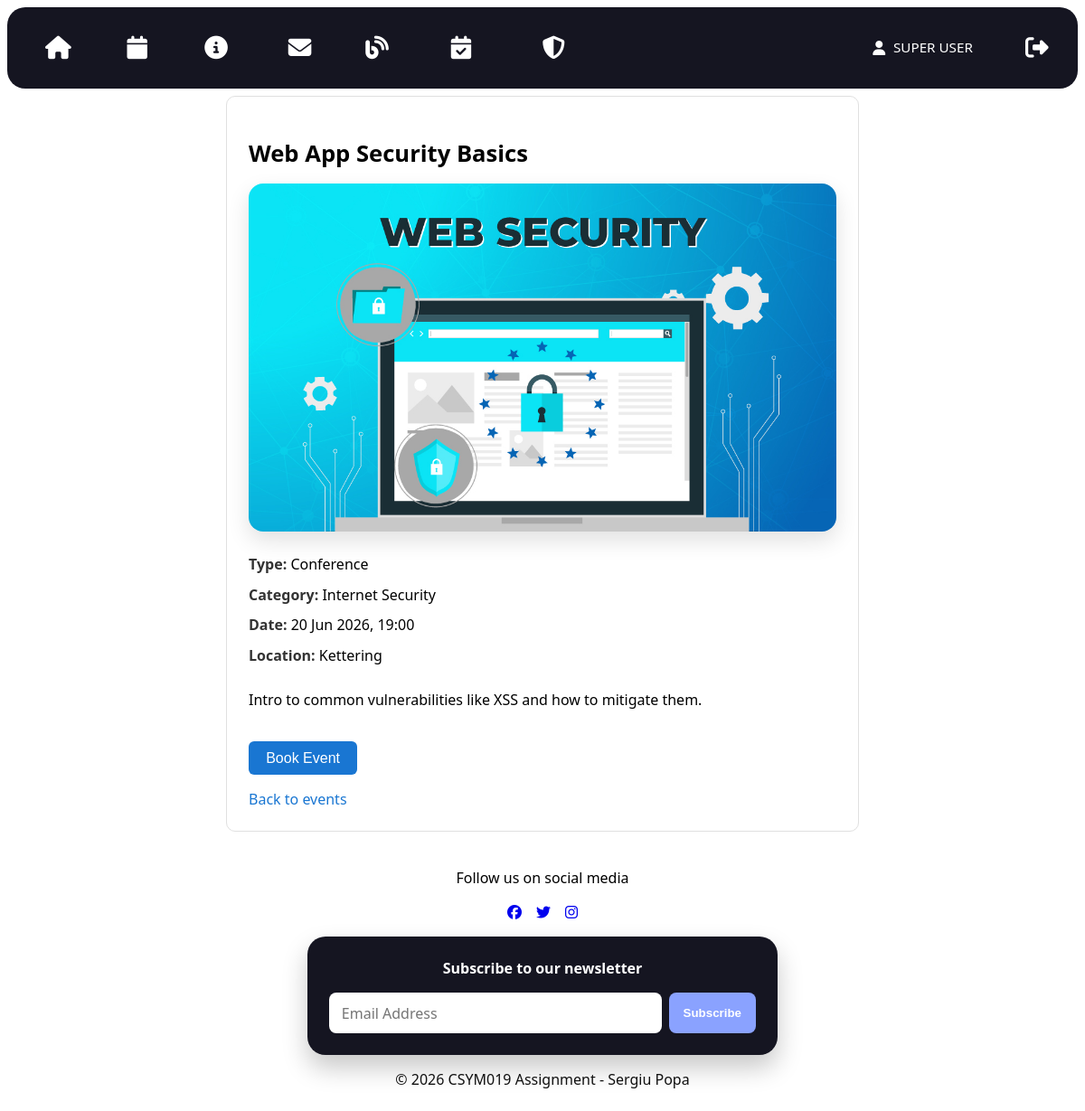
/events/show/3 (signed in), run on the app's committed database.
### tables this page shows
CREATE TABLE IF NOT EXISTS events (
  eventid INT AUTO_INCREMENT PRIMARY KEY,
  category VARCHAR(255) NOT NULL,
  event_type VARCHAR(50) NOT NULL,
  title VARCHAR(255) NOT NULL,
  description TEXT NOT NULL,
  event_date DATETIME NOT NULL,
  location VARCHAR(255) NOT NULL,
  image_path VARCHAR(255) DEFAULT NULL,
  created_at TIMESTAMP DEFAULT CURRENT_TIMESTAMP
);

### src/framework/Application.php (called while the page is built, shortened)
<?php
class Application
{
    private Router $router;
    public function __construct(Router $router)
    {
        $this->router = $router;
    }
    public function run(): void
    {
        $path = parse_url($_SERVER['REQUEST_URI'], PHP_URL_PATH);
        $route = trim($path ?? '', '/');
        $parts = explode('/', $route);
        $controllerName = $parts[0] ?? 'home';
        $action = $parts[1] ?? 'index';
        $params = array_slice($parts, 2);
        $controller = $this->router->getController($controllerName);
        $page = $controller->$action(...$params);
        $variables = $page['variables'] ?? [];
        $content = $this->render(
            __DIR__ . '/../pages/' . $page['template'],
            $variables
        );
        require __DIR__ . '/../pages/layout.html.php';
    }
    private function render(string $file, array $variables = []): string
    {
        extract($variables);
        require $file;
        return ob_get_clean();
    }
}

### src/index.php (called while the page is built, shortened)
<?php
require_once __DIR__ . '/vendor/autoload.php';
require_once __DIR__ . '/autoload.php';
$router = new framework\Router();
$app = new framework\Application($router);
$app->run();

### src/controllers/EventController.php (called while the page is built, shortened)
<?php
class EventController
{
    private EventTable $events;
    private BookingTable $bookings;
    public function __construct()
    {
        $this->events = new EventTable();
        $this->bookings = new BookingTable();
    }
    public function show(int $id): array
    {
        $event = $this->events->findById($id);
        $alreadyBooked = false;
        if (isset($_SESSION['user'])) {
            $alreadyBooked = $this->bookings->exists(
                $_SESSION['user']['userid'],
                $id
            );
        }
        return [
            'title' => $event->title,
            'template' => 'event.html.php',
            'styles' => ['event.css'],
            'scripts' => ['booking.js'],
            'variables' => [
                'event' => $event,
                'alreadyBooked' => $alreadyBooked
            ]
        ];
    }
}

### src/autoload.php (called while the page is built, shortened)
<?php
spl_autoload_register(function (string $class) {
    $baseDir = __DIR__ . '/';
    $file = $baseDir . str_replace('\\', '/', $class) . '.php';
});

### src/framework/Database.php (called while the page is built, shortened)
<?php
class Database
{
    private static ?PDO $connection = null;
    public static function getConnection(): PDO
    {
        if (self::$connection === null) {
            $host = 'db';
            $db   = 'csym019_db';
            $user = 'csym019_user';
            $pass = 'csym019_pass';
            try {
                self::$connection = new PDO(
                    "mysql:host=$host;dbname=$db;charset=utf8mb4",
                    $user,
                    $pass
                );
                self::$connection->setAttribute(
                    PDO::ATTR_ERRMODE,
                    PDO::ERRMODE_EXCEPTION
                );
                self::$connection->setAttribute(
                    PDO::ATTR_DEFAULT_FETCH_MODE,
                    PDO::FETCH_ASSOC
                );
            } catch (PDOException $e) {
                die('Database connection failed: ' . $e->getMessage());
            }
        }
        return self::$connection;
    }
}

### src/models/EventTable.php (called while the page is built, shortened)
<?php
class EventTable
{
    private DatabaseHelper $table;
    public function __construct()
    {
        $this->table = new DatabaseHelper(
            Database::getConnection(),
            'events',
            'eventid',
            EventModel::class
        );
    }
    public function findById(int $eventid): object|false
    {
        return $this->table->find('eventid', $eventid);
    }
}

### src/framework/DatabaseHelper.php (called while the page is built, shortened)
<?php
class DatabaseHelper
{
    private PDO $pdo;
    private string $table;
    private string $className;
    public function __construct(
        PDO $pdo,
        string $table,
        string $primaryKey,
        string $className = 'stdClass'
    ) {
        $this->pdo = $pdo;
        $this->table = $table;
        $this->className = $className;
    }
    public function find(string $field, mixed $value): object|false
    {
        $stmt = $this->pdo->prepare(
            "SELECT * FROM {$this->table} WHERE {$field} = :value"
        );
        $stmt->execute([
            'value' => $value
        ]);
        $stmt->setFetchMode(PDO::FETCH_CLASS, $this->className);
        return $stmt->fetch();
    }
}

### src/models/BookingTable.php (called while the page is built, shortened)
<?php
class BookingTable
{
    public function __construct()
    {
        $this->pdo = Database::getConnection();
    }
    public function exists(int $userid, int $eventid): bool
    {
        $stmt = Database::getConnection()->prepare(
            'SELECT COUNT(*) FROM bookings WHERE userid = :userid AND eventid = :eventid'
        );
        $stmt->execute([
            'userid' => $userid,
            'eventid' => $eventid
        ]);
        return (int)$stmt->fetchColumn() > 0;
    }
}

### src/pages/event.html.php (the view, shortened to what this page needs)
<section class="single-event">
    <h1 class="event-title"><?= htmlspecialchars($event->title) ?></h1>
    <img
        class="single-event-image"
        src="<?= !empty($event->image_path) ? htmlspecialchars($event->image_path) : '/assets/placeholder.jpg' ?>"
        alt="<?= htmlspecialchars($event->title) ?>"
    >
    <div class="single-event-details">
        <p><strong>Type:</strong> <?= htmlspecialchars($event->event_type) ?></p>
        <p><strong>Category:</strong> <?= htmlspecialchars($event->category) ?></p>
        <p><strong>Date:</strong> <?= date('d M Y, H:i', strtotime($event->event_date)) ?></p>
        <p><strong>Location:</strong> <?= htmlspecialchars($event->location) ?></p>
        <p><?= nl2br(htmlspecialchars($event->description)) ?></p>
    </div>
    <?php if (!isset($_SESSION['user'])): ?>
        <p>Please <a href="/account">log in</a> to book this event.</p>
    <?php elseif (strtotime($event->event_date) < time()): ?>
        <p>This event has already ended.</p>
    <?php elseif ($alreadyBooked): ?>
        <p>You have already booked this event.</p>
    <?php else: ?>
        <form id="bookingForm" action="/booking/store" method="post">
            <button type="submit">Book Event</button>
        </form>
    <?php endif; ?>
    <a href="/events">Back to events</a>
</section>

### src/styles/global.css (style rules this page uses)
:root { --bg: #ffffff; }
html { overflow-x: hidden; }
body { margin: 0; font-family: system-ui, -apple-system, Segoe UI, Roboto, Arial, sans-serif; background: var(--bg); overflow-x: hidden; }
img { display: block; max-width: 100%; }
* { box-sizing: border-box; }

### src/styles/layout.css (style rules this page uses)
:root { --nav-pad: 0.75rem; --nav-gap: 0.75rem; --icon-size: 1.6rem; --logo-height: 2.5rem; }
body { display: grid; grid-template-rows: auto 1fr auto; min-height: 100vh; margin: 0; }

### src/styles/cards.css (style rules this page uses)
:root { --card-panel-color: #151521; --card-text-color: #f4f4f7; --card-secondary-color: #b8b8c6; --card-border-color: rgba(255, 255, 255, 0.1); --card-radius-size: 16px; --card-gap: clamp(12px, 2vw, 20px); --card-pad: clamp(14px, 2vw, 18px); }

### src/styles/event.css (style rules this page uses)
.event-title { margin-bottom: 1rem; font-size: 1.6rem; font-weight: 700; }
.single-event { max-width: 700px; margin: 0 auto; padding: 1.5rem; border: 1px solid #e0e0e0; border-radius: 10px; background-color: #ffffff; }
.single-event p { margin: 0.5rem 0; line-height: 1.5; }
.single-event strong { color: #333; }
.single-event p:last-of-type { margin-top: 1rem; }
.single-event form { margin-top: 1.5rem; }
.single-event button { margin-top: 0.5rem; padding: 0.6rem 1.2rem; font-size: 1rem; border: none; border-radius: 6px; background-color: #1976d2; color: #ffffff; cursor: pointer; transition: background-color 0.2s ease, transform 0.1s ease; }
.single-event a { display: inline-block; margin-top: 1rem; text-decoration: none; color: #1976d2; }
.single-event-image { width: 100%; max-height: 420px; object-fit: cover; border-radius: 16px; margin: 1rem 0 1.5rem; box-shadow: 0 10px 24px rgba(0, 0, 0, 0.12); }
.single-event-details { display: flex; flex-direction: column; gap: 0.5rem; }
.single-event-details p { margin: 0; line-height: 1.6; }

### data on the page
events: title "Web App Security Basics", image_path (picture), event_type "Conference", category "Internet Security", event_date "20 Jun 2026, 19:00", location "Kettering", description "Intro to common vulnerabilities like XSS and how to mitigate them."

### other printed values
$currentUser['firstname'] "SUPER"
$currentUser['lastname'] "USER"
